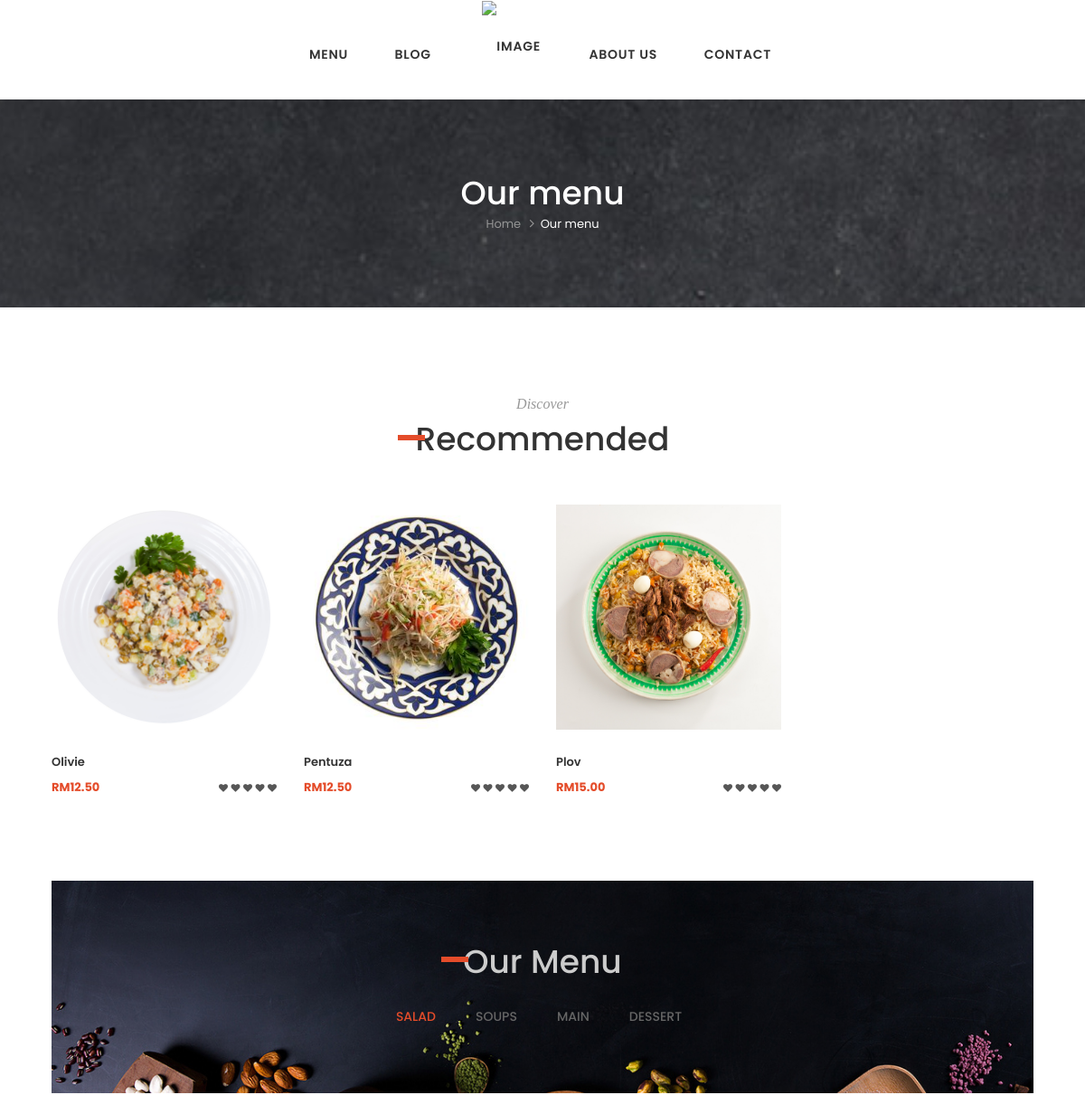
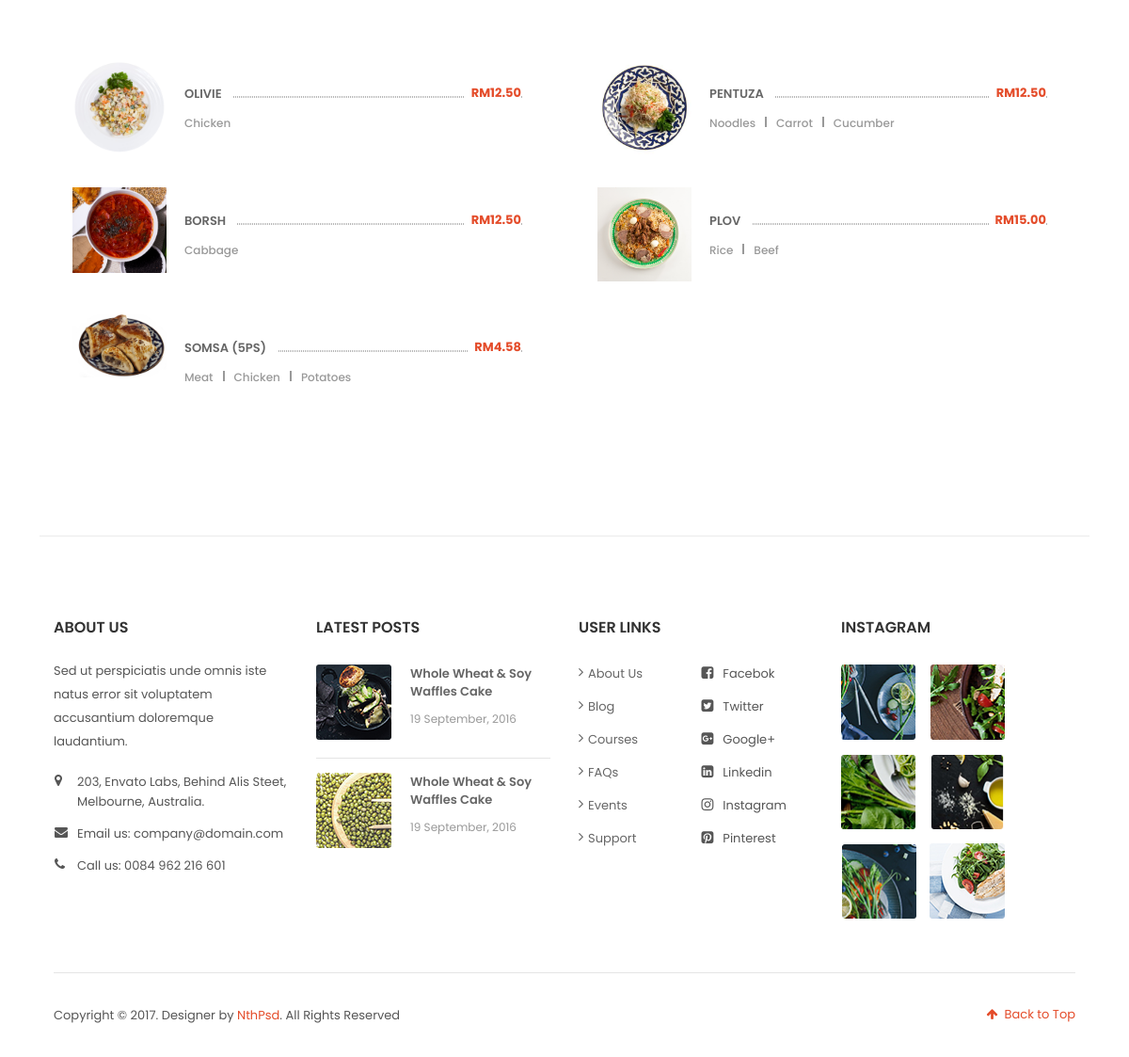
Page /menu.php on the committed database (2 pictures, top to bottom).
### tables this page shows
CREATE TABLE IF NOT EXISTS `hotmenu` (
  `HotMenuID` int(11) NOT NULL AUTO_INCREMENT,
  `MenuItemID` int(11) NOT NULL,
  `Hearts` int(11) NOT NULL,
  PRIMARY KEY (`HotMenuID`),
  KEY `MenuItemID` (`MenuItemID`)
);

CREATE TABLE IF NOT EXISTS `menuitem` (
  `MenuItemID` int(11) NOT NULL AUTO_INCREMENT,
  `name` varchar(256) NOT NULL,
  `image` varchar(512) NOT NULL,
  `price` float NOT NULL,
  `discount` decimal(5,2) NOT NULL,
  `description` varchar(512) NOT NULL,
  `status` varchar(64) NOT NULL,
  `category` varchar(256) NOT NULL,
  PRIMARY KEY (`MenuItemID`)
);

CREATE TABLE IF NOT EXISTS `category` (
  `CategoryID` int(11) NOT NULL AUTO_INCREMENT,
  `name` varchar(64) NOT NULL,
  `status` varchar(64) NOT NULL,
  `categoryOrder` int(2) NOT NULL,
  PRIMARY KEY (`CategoryID`)
);

### menu.php (the view, shortened to what the rows shown need)
<!DOCTYPE html>
<html xmlns="http://www.w3.org/1999/xhtml" xml:lang="en-US" lang="en-US">
<head>
    <link rel="stylesheet" type="text/css" href="stylesheets/bootstrap.css">
    <link rel="stylesheet" type="text/css" href="stylesheets/style.css">
    <link rel="stylesheet" type="text/css" href="stylesheets/responsive.css">
    <link rel="stylesheet" type="text/css" href="stylesheets/colors/color1.css" id="colors">
    <link rel="stylesheet" type="text/css" href="stylesheets/animate.css">
</head>
<body class="">
    <div class="box">
        <div class="page-title parallax parallax1 flat_strech">
            <div class="container">
                <div class="row">
                    <div class="col-md-12">
                        <div class="page-title-heading">
                            <h1 class="title">Our menu</h1>
                        </div>
                    </div>
                </div>
            </div>
        </div>
        <section class="flat-row menu-1">
            <div class="container">
                <div class="row">
                    <div class="col-md-12">
                        <div class="title-section style1 ">
                            <h1 class="title">Recommended</h1>
                        </div>
                    </div>
                </div>
                <div class="row">
                    <?php
                    require_once "admin/Database/MenuConnection.php";
                    $con = MenuConnection::getInstance();
                    $hotMenuItems = $con->getHotMenuItems();
                    foreach ($hotMenuItems as $item) {
                        $food = $con->getMenuItem($item["MenuItemID"]);
                        $name = $food[0]["name"];
                        $image = $food[0]["image"];
                        $price = $food[0]["price"];
                        $price = number_format($price, 2);
                        echo "<div class='col-sm-3 col-xs-6'>
                        <div class='product effect1'>
                            <div class='box-wrap'>
                                <div class='box-image'>
                                    <a href='#'><img src='images/menu-item/$image' alt='images'></a>
                                </div>
                                <div class='box-content'>
                                   <h6>$name</h6>
                                   <ul>
                                        <li>RM$price</li>
                                        <li>
                                            <i class='fa fa-heart'></i>
                                            <i class='fa fa-heart'></i>
                                            <i class='fa fa-heart'></i>
                                            <i class='fa fa-heart'></i>
                                            <i class='fa fa-heart'></i>
                                        </li>
                                    </ul>
                                </div>
                            </div>
                        </div>
                    </div>";
                    } ?>
                </div>
            </div>
        </section>
        <section class="flat-row flat-tab-menu menu-2">
            <div class="container">
                <div class="row">
                    <div class="col-md-12 flat-tabs ">
                        <div class="bg-tabs">
                            <div class="title-section style1 martp-0px">
                                <h1 class="title marbt-33px" style="color: #ccc;">Our Menu</h1>
                            </div>
                            <ul class="menu-tab">
                                <?php
                                $categories = $con->getMenuCategories(true);
                                $catCounter = 0;
                                foreach ($categories as $category) {
                                    $catName = $category["name"];
                                    $catStatus = $category["status"];
                                    if ($catStatus == "Active") {
                                        if ($catCounter == 0) {
                                            $catCounter++;
                                            echo "<li class='active'><a href='#'>$catName</a></li>";
                                        } else {
                                            echo "<li><a href='#'>$catName </a></li>";
                                        }
                                    }
                                }
                                ?>
                            </ul>
                        </div>
                        <div class="content-tab">
                        <?php
                                foreach ($categories as $category) {
                                    if ($category["status"] == "Active") {
                                        echo "<div class='content-inner'>";
                                        $menuItems = $con->getMenuItems();
                                        foreach ($menuItems as $menuItem) {
                                            $status = $menuItem["status"];
                                            $foodCatagory = $menuItem["category"];
                                            if ($status == "Active" && $foodCatagory == $category["name"]) {
                                                $name = $menuItem["name"];
                                                $image = $menuItem["image"];
                                                $price = $menuItem["price"];
                                                $disc = $menuItem["discount"];
                                                $desc = $menuItem["description"];
                                                if ($disc != 0) {
                                                    $price = $price - $price * $disc;
                                                }
                                                $price = number_format($price, 2);
                                                $foodDesc = explode(",", $desc);
                                                echo "<div class='col-md-6'>";
                                                echo "<ul class='menu-fd'>";
                                                echo "<li>";
                                                echo "<div class='media-wrap flat-hover-moveright'>";
                                                echo "<a href='#' class='pull-left'>";
                                                echo "<img src='images/menu-item/$image' width='100' height='100' alt='client' class='img-responsive'>";
                                                echo "</a>";
                                                echo "<div class='media-body'>";
                                                echo "<h6><a href='#'>$name</a></h6>";
                                                echo "<div class='dotted-bg'></div>";
                                                echo "<span>RM$price</span>";
                                                echo "</div>";
                                                echo "<ul class='menu-in'>";
                                                foreach ($foodDesc as $desc) {
                                                    echo "<li style='margin-right:22px'>$desc </li>";
                                                }
                                                echo "</ul>";
                                                echo "</div>";
                                                echo "</li>";
                                                echo "</ul>";
                                                echo "</div>";
                                            }
                                        }
                                        echo "</div>";
                                    }
                                }
                                ?>
                        </div>
                    </div>
                </div>
            </div>
        </section>
    </div>
</body>
</html>

### rows in the picture
hotmenu: MenuItemID.image (picture), MenuItemID.name "Olivie", MenuItemID.price "12.50"
hotmenu: MenuItemID.image (picture), MenuItemID.name "Pentuza", MenuItemID.price "12.50"
hotmenu: MenuItemID.image (picture), MenuItemID.name "Plov", MenuItemID.price "15.00"
category: name "SALAD"
category: name "SOUPS"
category: name "MAIN"
category: name "DESSERT"
menuitem: image (picture), name "OLIVIE", price "12.50", description "Chicken"
menuitem: image (picture), name "PENTUZA", price "12.50", description "Noodles", description "Carrot", description "Cucumber"
menuitem: image (picture), name "BORSH", price "12.50", description "Cabbage"
menuitem: image (picture), name "PLOV", price "15.00", description "Rice", description "Beef"
menuitem: image (picture), name "SOMSA (5PS)", price "4.58", description "Meat", description "Chicken", description "Potatoes"
